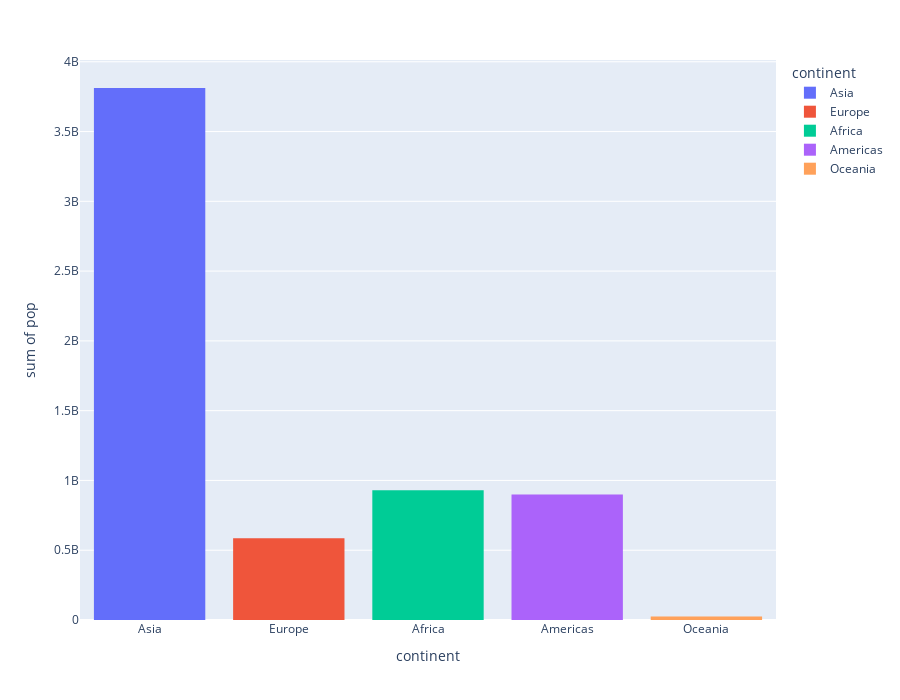

The notebook cell this image was saved under:
### Code cell
px.histogram(data_frame=df, x='continent', y='pop', hover_name='country', height=700, color='continent')

### Figure 1 — Plotly figure (JSON) as saved in the notebook; plotly's stock layout.template omitted (floating-point values rounded to 4 significant figures)
{"data": [{"alignmentgroup": "True", "bingroup": "x", "histfunc": "sum", "hovertemplate": "continent=%{x}<br>sum of pop=%{y}<extra></extra>", "legendgroup": "Asia", "marker": {"color": "#636efa", "pattern": {"shape": ""}}, "name": "Asia", "offsetgroup": "Asia", "orientation": "v", "showlegend": true, "type": "histogram", "x": ["Asia", "Asia", "Asia", "Asia", "Asia", "Asia", "Asia", "Asia", "Asia", "Asia", "Asia", "Asia", "Asia", "Asia", "Asia", "Asia", "Asia", "Asia", "Asia", "Asia", "Asia", "Asia", "Asia", "Asia", "Asia", "Asia", "Asia", "Asia", "Asia", "Asia", "Asia", "Asia", "Asia"], "xaxis": "x", "y": [31889923, 708573, 150448339, 14131858, 1318683096, 6980412, 1110396331, 223547000, 69453570, 27499638, 6426679, 127467972, 6053193, 23301725, 49044790, 2505559, 3921278, 24821286, 2874127, 47761980, 28901790, 3204897, 169270617, 91077287, 27601038, 4553009, 20378239, 19314747, 23174294, 65068149, 85262356, 4018332, 22211743], "yaxis": "y"}, {"alignmentgroup": "True", "bingroup": "x", "histfunc": "sum", "hovertemplate": "continent=%{x}<br>sum of pop=%{y}<extra></extra>", "legendgroup": "Europe", "marker": {"color": "#EF553B", "pattern": {"shape": ""}}, "name": "Europe", "offsetgroup": "Europe", "orientation": "v", "showlegend": true, "type": "histogram", "x": ["Europe", "Europe", "Europe", "Europe", "Europe", "Europe", "Europe", "Europe", "Europe", "Europe", "Europe", "Europe", "Europe", "Europe", "Europe", "Europe", "Europe", "Europe", "Europe", "Europe", "Europe", "Europe", "Europe", "Europe", "Europe", "Europe", "Europe", "Europe", "Europe", "Europe"], "xaxis": "x", "y": [3600523, 8199783, 10392226, 4552198, 7322858, 4493312, 10228744, 5468120, 5238460, 61083916, 82400996, 10706290, 9956108, 301931, 4109086, 58147733, 684736, 16570613, 4627926, 38518241, 10642836, 22276056, 10150265, 5447502, 2009245, 40448191, 9031088, 7554661, 71158647, 60776238], "yaxis": "y"}, {"alignmentgroup": "True", "bingroup": "x", "histfunc": "sum", "hovertemplate": "continent=%{x}<br>sum of pop=%{y}<extra></extra>", "legendgroup": "Africa", "marker": {"color": "#00cc96", "pattern": {"shape": ""}}, "name": "Africa", "offsetgroup": "Africa", "orientation": "v", "showlegend": true, "type": "histogram", "x": ["Africa", "Africa", "Africa", "Africa", "Africa", "Africa", "Africa", "Africa", "Africa", "Africa", "Africa", "Africa", "Africa", "Africa", "Africa", "Africa", "Africa", "Africa", "Africa", "Africa", "Africa", "Africa", "Africa", "Africa", "Africa", "Africa", "Africa", "Africa", "Africa", "Africa", "Africa", "Africa", "Africa", "Africa", "Africa", "Africa", "Africa", "Africa", "Africa", "Africa", "Africa", "Africa", "Africa", "Africa", "Africa", "Africa", "Africa", "Africa", "Africa", "Africa", "Africa", "Africa"], "xaxis": "x", "y": [33333216, 12420476, 8078314, 1639131, 14326203, 8390505, 17696293, 4369038, 10238807, 710960, 64606759, 3800610, 18013409, 496374, 80264543, 551201, 4906585, 76511887, 1454867, 1688359, 22873338, 9947814, 1472041, 35610177, 2012649, 3193942, 6036914, 19167654, 13327079, 12031795, 3270065, 1250882, 33757175, 19951656, 2055080, 12894865, 135031164, 798094, 8860588, 199579, 12267493, 6144562, 9118773, 43997828, 42292929, 1133066, 38139640, 5701579, 10276158, 29170398, 11746035, 12311143], "yaxis": "y"}, {"alignmentgroup": "True", "bingroup": "x", "histfunc": "sum", "hovertemplate": "continent=%{x}<br>sum of pop=%{y}<extra></extra>", "legendgroup": "Americas", "marker": {"color": "#ab63fa", "pattern": {"shape": ""}}, "name": "Americas", "offsetgroup": "Americas", "orientation": "v", "showlegend": true, "type": "histogram", "x": ["Americas", "Americas", "Americas", "Americas", "Americas", "Americas", "Americas", "Americas", "Americas", "Americas", "Americas", "Americas", "Americas", "Americas", "Americas", "Americas", "Americas", "Americas", "Americas", "Americas", "Americas", "Americas", "Americas", "Americas", "Americas"], "xaxis": "x", "y": [40301927, 9119152, 190010647, 33390141, 16284741, 44227550, 4133884, 11416987, 9319622, 13755680, 6939688, 12572928, 8502814, 7483763, 2780132, 108700891, 5675356, 3242173, 6667147, 28674757, 3942491, 1056608, 301139947, 3447496, 26084662], "yaxis": "y"}, {"alignmentgroup": "True", "bingroup": "x", "histfunc": "sum", "hovertemplate": "continent=%{x}<br>sum of pop=%{y}<extra></extra>", "legendgroup": "Oceania", "marker": {"color": "#FFA15A", "pattern": {"shape": ""}}, "name": "Oceania", "offsetgroup": "Oceania", "orientation": "v", "showlegend": true, "type": "histogram", "x": ["Oceania", "Oceania"], "xaxis": "x", "y": [20434176, 4115771], "yaxis": "y"}], "layout": {"barmode": "relative", "height": 700, "legend": {"title": {"text": "continent"}, "tracegroupgap": 0}, "margin": {"t": 60}, "xaxis": {"anchor": "y", "categoryarray": ["Asia", "Europe", "Africa", "Americas", "Oceania"], "categoryorder": "array", "domain": [0, 1], "title": {"text": "continent"}}, "yaxis": {"anchor": "x", "domain": [0, 1], "title": {"text": "sum of pop"}}}}
